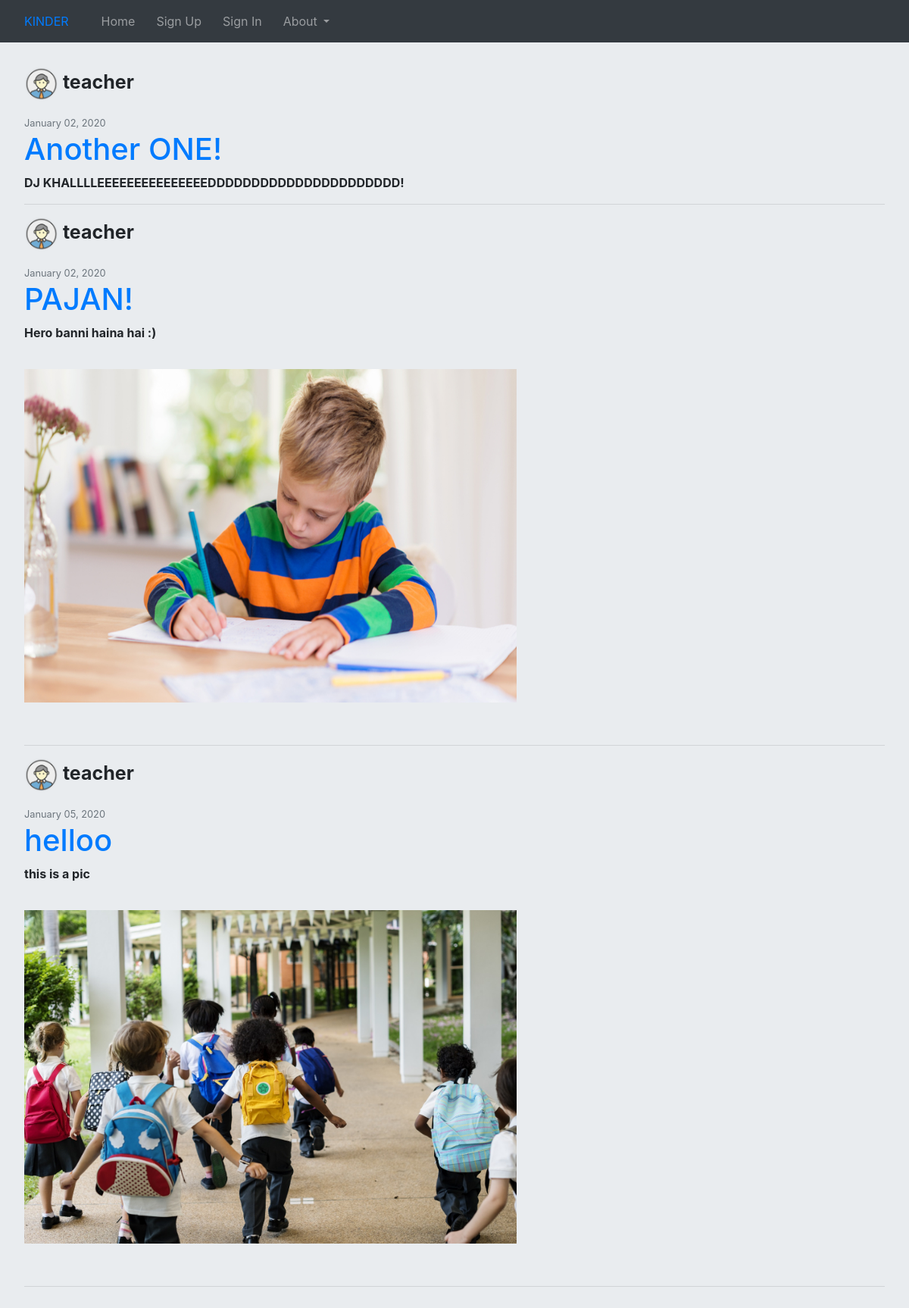
The app's page /home.html with its own data.
### second/models.py (models this page shows, shortened)
class Post(models.Model):
    title = models.CharField(max_length=100)
    content = models.TextField()
    photo = models.ImageField(upload_to='posts', blank=True)
    date_posted = models.DateTimeField(default=timezone.now)
    author = models.ForeignKey(User, on_delete=models.CASCADE)

class Profile(models.Model):
    user = models.OneToOneField(User, on_delete=models.CASCADE)
    image = models.ImageField(default='default.jpg', upload_to='profile_pics')

### second/views.py (the view)
# urls.py: path('home.html',second_views.home, name='home'),
def home(request):
    context = {
        'posts': Post.objects.all(),
    }
    return render(request, 'home.html', context)

### second/templates/home.html (shortened to what this page needs)
{% extends "base1.html" %}
{% block base2 %}
<div class="jumbotron">
    <br>
    {% for post in posts %}
    <div name='posts'>
        <b><p style="font-size:25px;"><img class="rounded-circle account-img" src="{{ post.author.profile.image.url }}" height = "45px", width="45px">
        {{post.author}}</p></b>
        <small class = "text-muted">{{ post.date_posted|date:"F d, Y"}}</small>
        <div><a href="{% url 'post-detail' post.id %}">
                <h1>{{post.title}}</h1>
            </a>
        </div>
        <p><b>{{post.content}}</b></p>
        <img id='postimg' style="width: 650px; height: 500px;padding-top: 20px; padding-bottom: 40px;" src="/media/{{post.photo}}" onerror="this.style.display='none'">
        <hr>
    </div>
    {% endfor %}
</div>
{% endblock %}

### records on screen
Post: author.profile.image (picture), author "teacher", date_posted "January 02, 2020", title "Another ONE!", content "DJ KHALLLLEEEEEEEEEEEEEEEDDDDDDDDDDDDDDDDDDDDDD!"
Post: author.profile.image (picture), author "teacher", date_posted "January 02, 2020", title "PAJAN!", content "Hero banni haina hai :)", photo (picture)
Post: author.profile.image (picture), author "teacher", date_posted "January 05, 2020", title "helloo", content "this is a pic", photo (picture)
